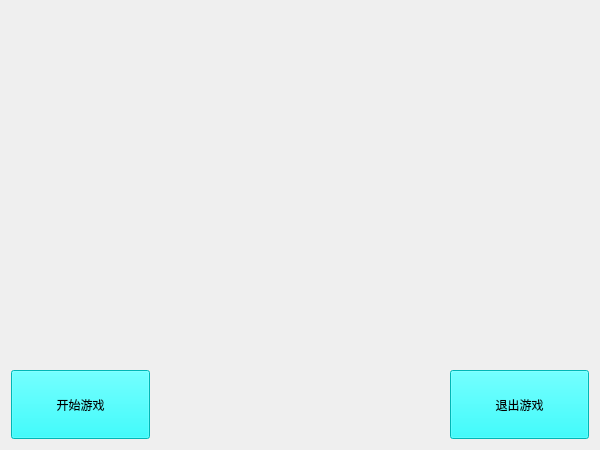
<?xml version="1.0" encoding="UTF-8"?>
<ui version="4.0">
 <class>Widget</class>
 <widget class="QWidget" name="Widget">
  <property name="geometry">
   <rect>
    <x>0</x>
    <y>0</y>
    <width>600</width>
    <height>450</height>
   </rect>
  </property>
  <property name="minimumSize">
   <size>
    <width>600</width>
    <height>450</height>
   </size>
  </property>
  <property name="maximumSize">
   <size>
    <width>600</width>
    <height>450</height>
   </size>
  </property>
  <property name="windowTitle">
   <string>贪吃蛇</string>
  </property>
  <layout class="QVBoxLayout" name="verticalLayout">
   <item>
    <spacer name="verticalSpacer">
     <property name="orientation">
      <enum>Qt::Vertical</enum>
     </property>
     <property name="sizeHint" stdset="0">
      <size>
       <width>20</width>
       <height>338</height>
      </size>
     </property>
    </spacer>
   </item>
   <item>
    <layout class="QHBoxLayout" name="horizontalLayout">
     <item>
      <widget class="QPushButton" name="btn_start">
       <property name="sizePolicy">
        <sizepolicy hsizetype="Fixed" vsizetype="Fixed">
         <horstretch>0</horstretch>
         <verstretch>0</verstretch>
        </sizepolicy>
       </property>
       <property name="minimumSize">
        <size>
         <width>139</width>
         <height>69</height>
        </size>
       </property>
       <property name="maximumSize">
        <size>
         <width>139</width>
         <height>69</height>
        </size>
       </property>
       <property name="styleSheet">
        <string notr="true">background-color: rgb(0, 255, 255);
font: 12pt &quot;微软雅黑&quot;;
background-image: url(:/widget/picture/button.jpg);</string>
       </property>
       <property name="text">
        <string>开始游戏</string>
       </property>
      </widget>
     </item>
     <item>
      <spacer name="horizontalSpacer_2">
       <property name="orientation">
        <enum>Qt::Horizontal</enum>
       </property>
       <property name="sizeHint" stdset="0">
        <size>
         <width>40</width>
         <height>20</height>
        </size>
       </property>
      </spacer>
     </item>
     <item>
      <widget class="QPushButton" name="btn_exit">
       <property name="sizePolicy">
        <sizepolicy hsizetype="Fixed" vsizetype="Fixed">
         <horstretch>0</horstretch>
         <verstretch>0</verstretch>
        </sizepolicy>
       </property>
       <property name="minimumSize">
        <size>
         <width>139</width>
         <height>69</height>
        </size>
       </property>
       <property name="maximumSize">
        <size>
         <width>139</width>
         <height>69</height>
        </size>
       </property>
       <property name="styleSheet">
        <string notr="true">background-color: rgb(0, 255, 255);
font: 12pt &quot;微软雅黑&quot;;
background-image: url(:/widget/picture/button.jpg);</string>
       </property>
       <property name="text">
        <string>退出游戏</string>
       </property>
      </widget>
     </item>
    </layout>
   </item>
  </layout>
 </widget>
 <layoutdefault spacing="6" margin="11"/>
 <resources/>
 <connections/>
</ui>
